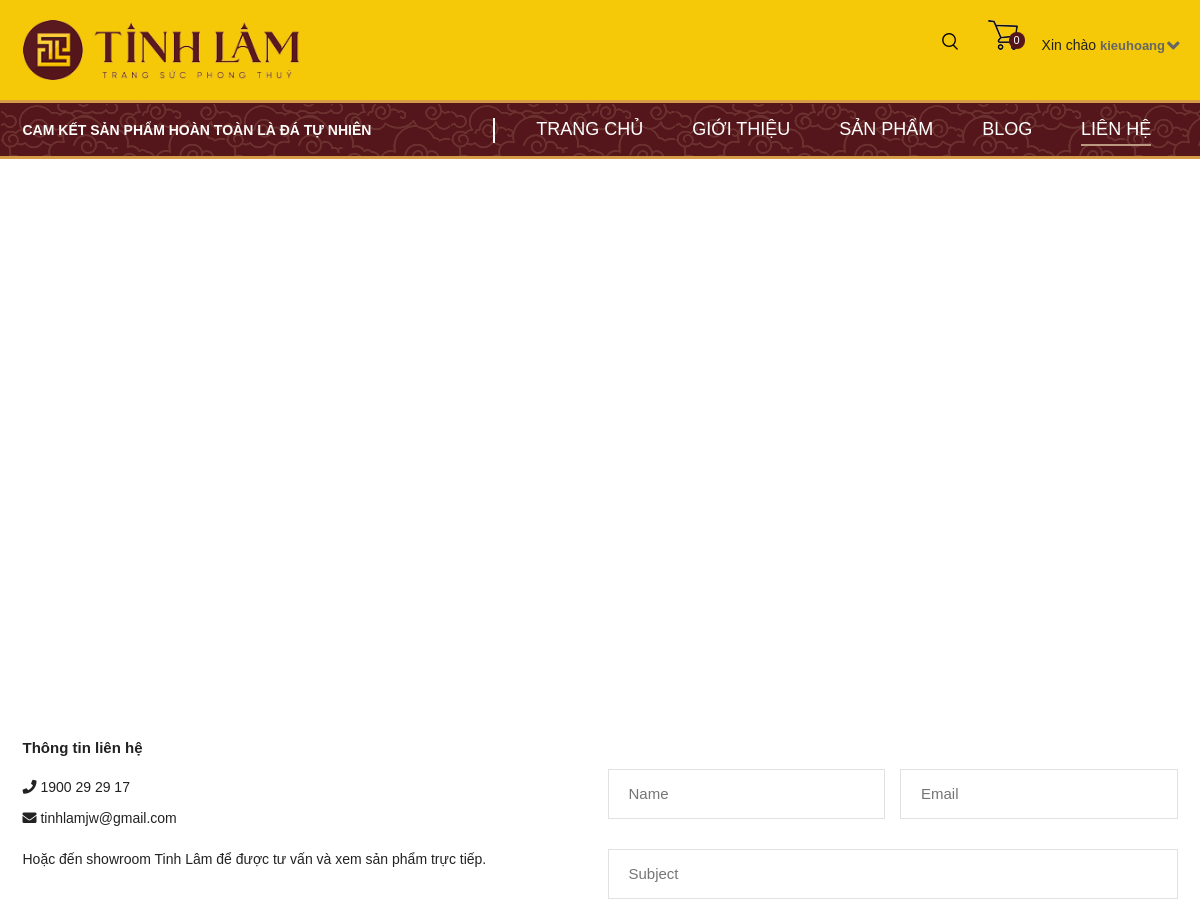
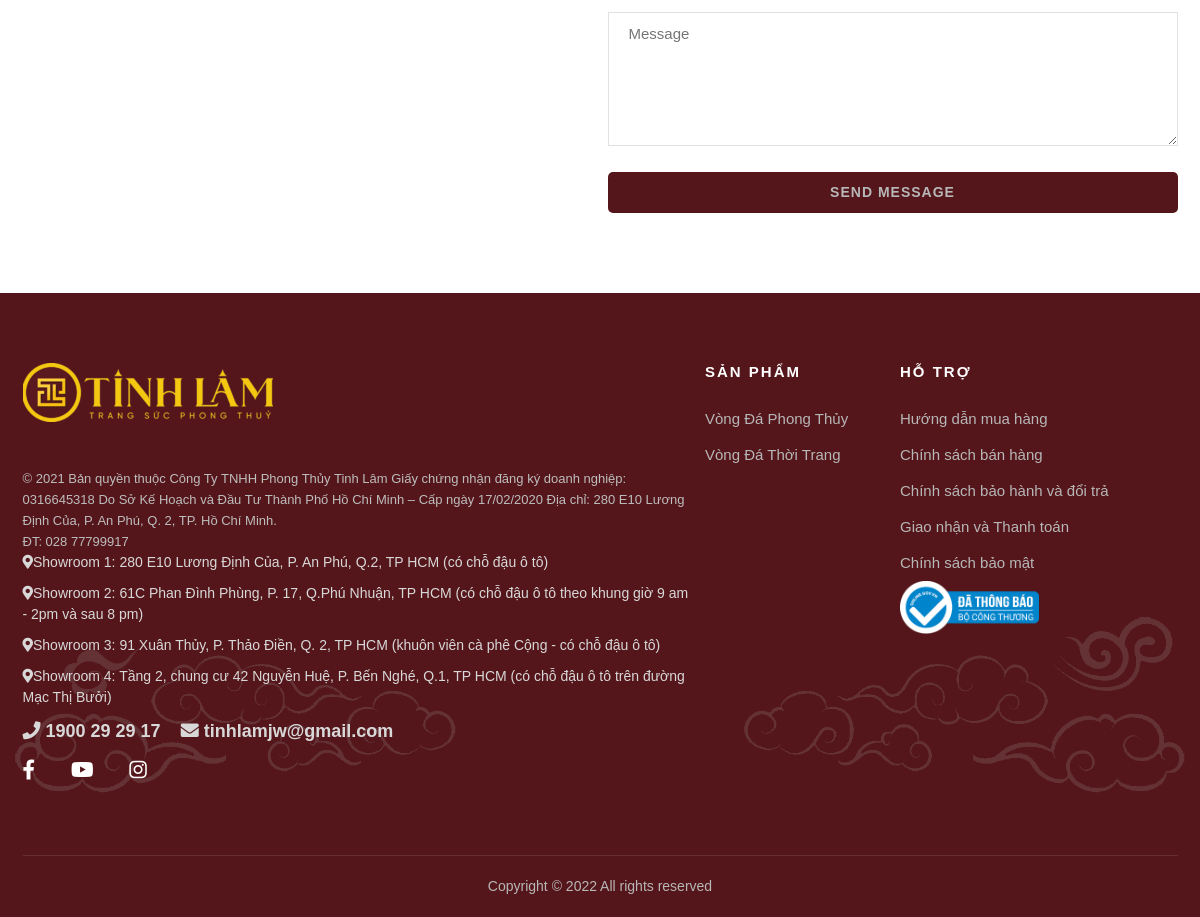
/user/contact.php (signed in), run on the app's committed database (2 pictures, top to bottom).
### tables this page shows
CREATE TABLE `contacts` (
  `id` int(11) NOT NULL,
  `email` varchar(255) NOT NULL,
  `phone` varchar(255) NOT NULL
);

CREATE TABLE `showrooms` (
  `address` varchar(255) NOT NULL
);

### user/contact.php (the view, shortened to what this page needs)
<!DOCTYPE html>
<html lang="vi">
  <head>
    <link
      href="https://cdn.jsdelivr.net/npm/bootstrap@5.0.0-beta3/dist/css/bootstrap.min.css"
      rel="stylesheet"
    />
    <link
      rel="stylesheet"
      href="https://cdnjs.cloudflare.com/ajax/libs/font-awesome/5.12.0/css/all.min.css"
    />
    <link rel="stylesheet" href="./CSS/owl.carousel.min.css" />
    <link rel="stylesheet" href="./CSS/owl.theme.default.css" />
    <link rel="stylesheet" href="./css/index.css" />
  </head>
  <body>
  <?php require_once "./component/navbar.php"; ?>
<div class="header">
  <div class="header__bottom">
		<div class="container">
			<div class="row">
				<div class="col-md-5 col-12">
					<div class="header__bottom__left slogan">
						<p>Cam kết sản phẩm hoàn toàn là đá tự nhiên</p>
					</div>
				</div>
				<div class="col-7 d-md-block d-none">
					<nav class="header__menu">
						<ul>
							<li>
								<a href="index.php">TRANG CHỦ</a>
							</li>
							<li>
								<a href="intro.php">GIỚI THIỆU</a>
							</li>
							<li>
								<a href="products.php">SẢN PHẨM</a>
							</li>
							<li>
								<a href="blog.php">BLOG</a>
							</li>
							<li  class="active">
								<a href="contact.php">LIÊN HỆ</a>
							</li>
						</ul>
					</nav>
				</div>
			</div>
		</div>
	</div>
</div>
    <div class="contact__map">
      <div class="map">
        <iframe
          src="https://www.google.com/maps/embed?pb=!1m18!1m12!1m3!1d3919.2801818763705!2d106.74409341526042!3d10.78983976189528!2m3!1f0!2f0!3f0!3m2!1i1024!2i768!4f13.1!3m3!1m2!1s0x317527ccd1b591f9%3A0xaa0cb6ee9cd3e7e9!2s17%20Production%20Company!5e0!3m2!1sen!2s!4v1600537495526!5m2!1sen!2s"
          allowfullscreen=""
          aria-hidden="false"
          tabindex="0"
        ></iframe>
      </div>
    </div>
    <div class="contact__info">
      <div class="container">
        <div class="row">
          <div class="col-md-6 col-12 contact__info__right">
            <h4>Thông tin liên hệ</h4>
            <?php
              require_once "../controller/database.php";
              $query = "SELECT * FROM contacts";
              $result = mysqli_query($conn, $query) or die('Error, query failed');
              while ($row = mysqli_fetch_assoc($result)) {
                echo "<p class='phone'><i class='fa fa-phone'></i> ".
                $row['phone']
                . "</p>
                <p class='email'><i class='fa fa-envelope'></i> " . $row['email'] ."</p>";
              }
            ?>
            <p class="directContact">Hoặc đến showroom Tinh Lâm để được tư vấn và xem sản phẩm trực tiếp.</p>
          </div>
          <div class="col-md-6 col-12 contact__info__left">
            <form class="row sendContactMessage" method="POST">
              <div class="col-lg-6 col-12">
                <input class="send_name" name="send_name" type="text" placeholder="Name">
              </div>
              <div class="col-lg-6 col-12">
                <input class="send_email" name="send_email" type="text" placeholder="Email">
              </div>
              <div class="col-12">
                <input class="send_subject" name="send_subject" type="text" placeholder="Subject">
              </div>
              <div class="col-12">
                <textarea class="col-12" id="contact__message" name="contact__message" cols="30" rows="5" placeholder="Message"></textarea>
              </div>
              <div class="col-12">
                <button type="submit" id="sendMessage" name="sendMessage">Send Message</button>
              </div>
            </form>
          </div>
        </div>
      </div>
    </div>
    <?php
    require_once "./component/footer.php";
  ?>
  </body>
</html>

### user/component/footer.php (shortened to what this page needs)
<div class="footer">
    <div class="container">
      <div class="row">
        <div class="col-lg-7 col-md-6 col-12">
          <div class="about-us">
            <div class="logo">
              <a href="index.html">
                <img src="./img/footer-logo.png" alt="logo">
              </a>
            </div>
            <span style="color: #bdbdbd; line-height: 14px; font-size: 13px;">©&nbsp;2021 Bản quyền thuộc Công Ty TNHH Phong Thủy Tinh Lâm
              Giấy chứng nhận đăng ký doanh nghiệp: 0316645318
              Do Sở Kế Hoạch và Đầu Tư Thành Phố Hồ Chí Minh – Cấp ngày 17/02/2020
              Địa chỉ: 280 E10 Lương Định Của, P. An Phú, Q. 2, TP. Hồ Chí Minh.<br>
              ĐT: 028 77799917<br>
            </span>
            <?php
              require_once "../controller/database.php";
              $query = "SELECT * FROM showrooms";
              $result = mysqli_query($conn, $query) or die('Error, query failed');
              $count =1;
              while ($row = mysqli_fetch_assoc($result)) {
                echo "<p><i class='fa fa-map-marker-alt'></i>Showroom ".$count.": ". $row['address'] . "</p>";
                $count++;
              }
              $query = "SELECT * FROM contacts";
              $result = mysqli_query($conn, $query) or die('Error, query failed');
              while ($row = mysqli_fetch_assoc($result)) {
                echo "<p class='contact'><i class='fa fa-phone'></i> ".
                $row['phone']
                . "<i class='fa fa-envelope'></i> " . $row['email'] ."</p>";
              }
            ?>
            <div class="social__redirect">
              <a target="_blank" class="facebook" href="#"><i
                class="fab fa-facebook-f"></i></a>
            <a target="_blank" class="youtube" href="#"><i
                class="fab fa-youtube"></i></a>
            <a target="_blank" class="instagram" href="#"><i
                class="fab fa-instagram"></i></a>
            </div>
          </div>
        </div>
        <div class="col-lg-2 col-md-3 col-sm-6">
          <div class="categories">
            <h6>Sản phẩm</h6>
            <ul>
              <li><a href="#">Vòng Đá Phong Thủy</a></li>
              <li><a href="#">Vòng Đá Thời Trang</a></li>
            </ul>
          </div>
        </div>
        <div class="col-lg-3 col-md-3 col-sm-6">
          <div class="categories">
            <h6>Hỗ trợ</h6>
            <ul>
              <li><a href="#">Hướng dẫn mua hàng</a></li>
              <li><a href="#">Chính sách bán hàng</a></li>
              <li><a href="#">Chính sách bảo hành và đổi trả</a></li>
              <li><a href="#">Giao nhận và Thanh toán</a></li>
              <li><a href="#">Chính sách bảo mật</a></li>
            </ul>
            <img src="./img/logoNoti.png" alt="" width = 50% height = 50%/>
          </div>
        </div>
      </div>
      <div class="footer__copyright__text">
        <p>Copyright © 2022
          All rights reserved
        </p>
      </div>
    </div>
  </div>

### data on the page
contacts: phone "1900 29 29 17", email "tinhlamjw@gmail.com"
showrooms: address "280 E10 Lương Định Của, P. An Phú, Q.2, TP HCM (có chỗ đậu ô tô)"
showrooms: address "61C Phan Đình Phùng, P. 17, Q.Phú Nhuận, TP HCM (có chỗ đậu ô tô theo khung giờ 9 am - 2pm và sau 8 pm)"
showrooms: address "91 Xuân Thủy, P. Thảo Điền, Q. 2, TP HCM (khuôn viên cà phê Cộng - có chỗ đậu ô tô)"
showrooms: address "Tầng 2, chung cư 42 Nguyễn Huệ, P. Bến Nghé, Q.1, TP HCM (có chỗ đậu ô tô trên đường Mạc Thị Bưởi)"

### other printed values
$_SESSION["totalquantity"] "0"
$_SESSION['username'] "kieuhoang"
